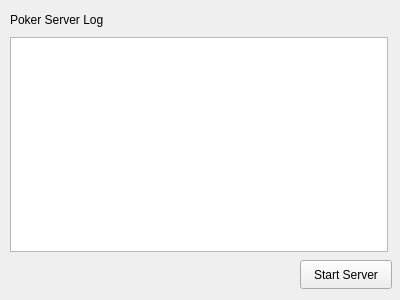
<?xml version="1.0" encoding="UTF-8"?>
<ui version="4.0">
 <class>ServerWindow</class>
 <widget class="QWidget" name="ServerWindow">
  <property name="geometry">
   <rect>
    <x>0</x>
    <y>0</y>
    <width>400</width>
    <height>300</height>
   </rect>
  </property>
  <property name="windowTitle">
   <string>Form</string>
  </property>
  <widget class="QPushButton" name="startStopButton">
   <property name="geometry">
    <rect>
     <x>300</x>
     <y>260</y>
     <width>92</width>
     <height>29</height>
    </rect>
   </property>
   <property name="text">
    <string>Start Server</string>
   </property>
  </widget>
  <widget class="QLabel" name="label">
   <property name="geometry">
    <rect>
     <x>10</x>
     <y>10</y>
     <width>378</width>
     <height>20</height>
    </rect>
   </property>
   <property name="text">
    <string>Poker Server Log</string>
   </property>
  </widget>
  <widget class="QPlainTextEdit" name="logEditor">
   <property name="geometry">
    <rect>
     <x>10</x>
     <y>37</y>
     <width>378</width>
     <height>215</height>
    </rect>
   </property>
   <property name="readOnly">
    <bool>true</bool>
   </property>
  </widget>
 </widget>
 <resources/>
 <connections/>
</ui>
